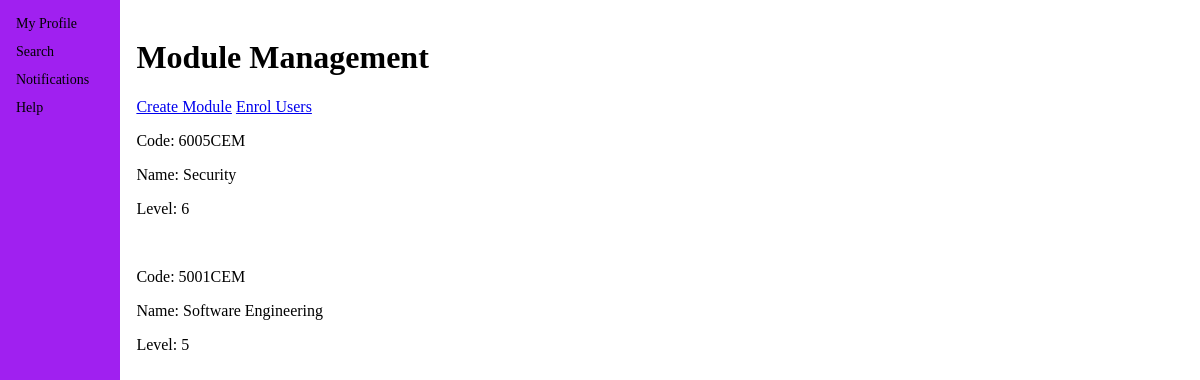
/admin/modulemanagement (signed in), run on an earlier commit of the app's database.
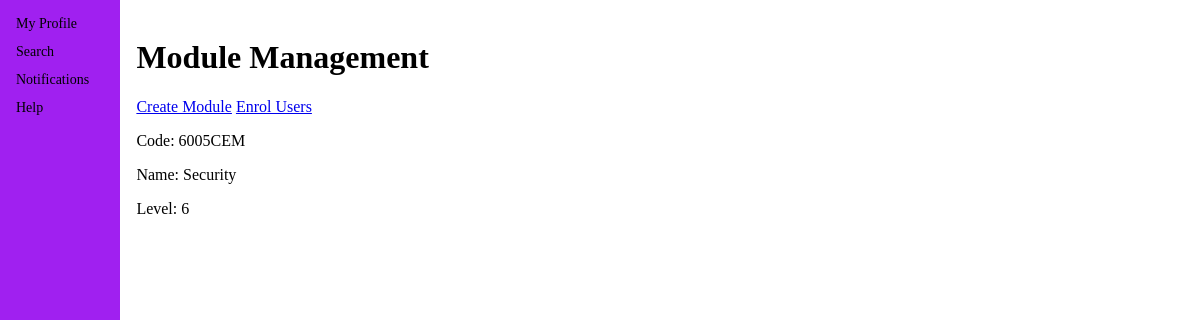
And on a later commit of the database.
### app/models.py (models this page shows)
class Module(db.Model):
    __tablename__ = 'module'
    moduleId = db.Column(db.Integer, primary_key=True)
    moduleCode = db.Column(db.String(20), nullable=False)
    moduleName = db.Column(db.String(20), nullable=False)
    moduleLevel = db.Column(db.Integer, nullable=False)

### app/admin.py (the view)
@admin.route('/admin/modulemanagement')
@login_required
@admin_required
def module_management():
    modules = Module.query.all()
    return render_template('module_management.html', modules=modules)

### app/__init__.py (called while the page is built)
def make_app():
    app = Flask(__name__)
    app.config['SECRET_KEY'] = 'secr3!t'
    app.config['SQLALCHEMY_DATABASE_URI'] = 'sqlite:///db.sqlite'
    db.init_app(app)
    login_manager = LoginManager()#Create an instance of the login manager
    login_manager.login_view = 'auth.login'#Tell login manager what view to navigate to
    login_manager.init_app(app)#Initialise with the app
    from .models import User#Import User class/schema
    @login_manager.user_loader
    def load_user(user_id):
        return User.query.get(int(user_id))
    from .auth import auth as auth_blueprint
    app.register_blueprint(auth_blueprint)
    from .main import main as main_blueprint
    app.register_blueprint(main_blueprint)
    from .admin import admin as admin_blueprint
    app.register_blueprint(admin_blueprint)
    return app

### app/admin.py (called while the page is built)
def admin_required(f):
    @wraps(f)
    def wrap(*args, **kwargs):
        if current_user.userRole == "admin":
            return f(*args, **kwargs)
        else:
            flash("You need to be an admin to view this page")
            return redirect(url_for('main.index'))
    return wrap

### app/templates/module_management.html
{% extends "base.html" %}
{%block main%}
<h1>Module Management</h1>
<a href="{{url_for('admin.create_module')}}">Create Module</a>
<a href="{{url_for('admin.enrol_user')}}">Enrol Users</a>
{% for module in modules %}
<p>Code: {{module.moduleCode}}</p>
<p>Name: {{module.moduleName}}</p>
<p>Level: {{module.moduleLevel}}</p>
<br>
{% endfor %}
{%endblock%}

### app/templates/base.html (shortened to what this page needs)
<!DOCTYPE html>
<html lang="en">
    <head>
        <link rel="stylesheet" href="{{url_for('static', filename='base.css')}}">
    </head>
<body>
      <div class="column left">
        <div class="sidenav">
            <a href="{{url_for('main.index')}}">My Profile</a>
            <a href="#">Search</a>
            <a href="#">Notifications</a>
            <a href="#">Help</a>
          </div>
      </div>
    <div class="column right">
    <div class="row">
    <div class="maincontent">
    {% block main %}
    {% endblock %}
    </div>
    </div>
    </div>
</body>
</html>

### app/static/base.css (style rules this page uses)
* { box-sizing: border-box; }
.row { padding: 10px }
.column { float: left; padding-left: 10%; }
.sidenav { height: 100%; width:10%; position: fixed; top: 0; left: 0; background-color: #A020F0; overflow-x: hidden; padding-top: 10px; }
.sidenav a { padding: 6px 8px 6px 16px; text-decoration: none; font-size: 14px; color: #000000; display: block; }

What changed in the data, as far as the page shows it:
removed Module: moduleCode "5001CEM", moduleName "Software Engineering", moduleLevel "5"
